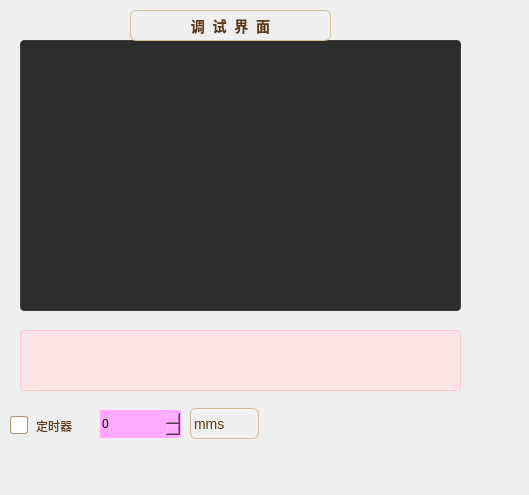
<?xml version="1.0" encoding="UTF-8"?>
<ui version="4.0">
 <class>Deb</class>
 <widget class="QWidget" name="Deb">
  <property name="geometry">
   <rect>
    <x>0</x>
    <y>0</y>
    <width>529</width>
    <height>495</height>
   </rect>
  </property>
  <property name="windowTitle">
   <string>Form</string>
  </property>
  <property name="styleSheet">
   <string notr="true">/* 淡棕色温暖背景 - QWidget主窗口 */
QWidget {
    background: qlineargradient(x1:0, y1:0, x2:1, y2:1,
                                stop:0 #f5e6d3, stop:0.5 #f0d9c0, stop:1 #ebccad);
    border: none;
}

/* 分组框样式 - 白色卡片 */
QGroupBox {
    background-color: rgba(255, 255, 255, 0.9);
    border: 1px solid #d4b996;
    border-radius: 8px;
    margin-top: 10px;
    padding-top: 10px;
    color: #5c3713;
    font-weight: bold;
}

QGroupBox::title {
    subcontrol-origin: margin;
    subcontrol-position: top center;
    padding: 0 8px;
    background-color: #ffffff;
    color: #8b5a2b;
    border-radius: 4px;
}

/* Frame样式 */
QFrame {
    background-color: rgba(255, 255, 255, 0.85);
    border: 1px solid #d4b996;
    border-radius: 6px;
}

/* 普通标签样式 */
QLabel {
    background-color: transparent;
    color: #5c3713;
    font-size: 14px;
}

/* 特殊标签 - 时间显示等 */
QLabel#time_1 {
    color: #8b4513;
    font-size: 16px;
    font-weight: bold;
}

/* 状态标签 */
QLabel#labelDUANKAI,
QLabel#label_6wIFI {
    color: #d2691e;
    font-weight: bold;
}

/* 输入框样式 - 淡粉色 */
QLineEdit {
    background-color: #FFE4E6;  /* 淡粉色 */
    border: 1px solid #f8c6cb;
    border-radius: 4px;
    padding: 6px 8px;
    color: #5c3713;  /* 棕色文字 */
    font-size: 14px;
    selection-background-color: #f8c6cb;
}

QLineEdit:focus {
    border: 1px solid #f4a7b0;
    background-color: #ffdde0;
}

/* 纯文本编辑框 - 网易云黑 */
QPlainTextEdit {
    background-color: #2d2d2d;  /* 网易云黑 */
    border: 1px solid #404040;
    border-radius: 4px;
    padding: 6px 8px;
    color: #e0e0e0;  /* 浅灰色文字 */
    font-size: 14px;
    selection-background-color: #1db954;
}

/* 表格视图 - 网易云黑 */
QTableView {
    background-color: #2d2d2d;  /* 网易云黑 */
    border: 1px solid #404040;
    border-radius: 4px;
    color: #e0e0e0;
    gridline-color: #404040;
    alternate-background-color: #333333;
}

QTableView::item {
    background-color: #2d2d2d;
    color: #e0e0e0;
    border: none;
    padding: 4px;
}

QTableView::item:selected {
    background-color: #1db954;
    color: #ffffff;
}

QTableView::item:hover {
    background-color: #3a3a3a;
}

QHeaderView::section {
    background-color: #404040;
    color: #e0e0e0;
    padding: 6px;
    border: none;
    font-weight: bold;
}

/* 复选框样式 */
QCheckBox {
    background-color: transparent;
    color: #5c3713;
    spacing: 8px;
}

QCheckBox::indicator {
    width: 16px;
    height: 16px;
    border: 1px solid #b08f6d;
    border-radius: 3px;
    background-color: #ffffff;
}

QCheckBox::indicator:checked {
    background-color: #d2691e;
    border: 1px solid #d2691e;
}

/* 滑动条样式 */
QSlider::groove:horizontal {
    border: 1px solid #b08f6d;
    height: 4px;
    background-color: #e8d5c4;
    border-radius: 2px;
}

QSlider::handle:horizontal {
    background-color: #d2691e;
    border: 1px solid #d2691e;
    width: 16px;
    height: 16px;
    border-radius: 8px;
    margin: -6px 0;
}

QSlider::handle:horizontal:hover {
    background-color: #e37c2b;
    border: 1px solid #e37c2b;
}

/* 按钮样式 - 保持原有粉色效果 */
QPushButton,
QToolButton {
    border: none;
    background-color: transparent;
    outline: none;
    padding: 8px 12px;
    border-radius: 4px;
    font-size: 14px;
    color: #5c3713;  /* 棕色文字 */
}

QPushButton:hover,
QToolButton:hover {
    background-color: #FFE4E6;  /* 淡粉色 */
    border: none;
    color: #333333;
}

QPushButton:pressed,
QToolButton:pressed {
    background-color: #F3E8FF;  /* 淡紫色 */
    border: none;
    color: #333333;
}

QPushButton:focus,
QToolButton:focus {
    outline: none;
    border: none;
}

/* 特殊按钮样式 */
QPushButton#clear_yu_bt,
QPushButton#set_yu_bt,
QPushButton#set_light_bt {
    background-color: #d4b996;
    color: #5c3713;
}

QPushButton#clear_yu_bt:hover,
QPushButton#set_yu_bt:hover,
QPushButton#set_light_bt:hover {
    background-color: #e0c9a8;
}

/* 线条分隔符 */
Line {
    background-color: #d4b996;
    border: none;
}

/* 进度条样式 */
QProgressBar {
    border: 1px solid #b08f6d;
    border-radius: 4px;
    text-align: center;
    color: #5c3713;
    background-color: #e8d5c4;
}

QProgressBar::chunk {
    background-color: qlineargradient(x1:0, y1:0, x2:1, y2:0,
                                      stop:0 #d2691e, stop:1 #e37c2b);
    border-radius: 3px;
}</string>
  </property>
  <widget class="QPushButton" name="exit_bt">
   <property name="geometry">
    <rect>
     <x>480</x>
     <y>36</y>
     <width>35</width>
     <height>35</height>
    </rect>
   </property>
   <property name="styleSheet">
    <string notr="true">border-image: url(:/img/exit.png);</string>
   </property>
   <property name="text">
    <string/>
   </property>
  </widget>
  <widget class="QLineEdit" name="send_edi">
   <property name="geometry">
    <rect>
     <x>20</x>
     <y>330</y>
     <width>441</width>
     <height>61</height>
    </rect>
   </property>
   <property name="font">
    <font>
     <family>楷体</family>
     <pointsize>-1</pointsize>
    </font>
   </property>
   <property name="alignment">
    <set>Qt::AlignmentFlag::AlignLeading|Qt::AlignmentFlag::AlignLeft|Qt::AlignmentFlag::AlignTop</set>
   </property>
  </widget>
  <widget class="QPushButton" name="pushButton_2">
   <property name="geometry">
    <rect>
     <x>480</x>
     <y>316</y>
     <width>35</width>
     <height>35</height>
    </rect>
   </property>
   <property name="styleSheet">
    <string notr="true">border-image: url(:/img/clearS.png);</string>
   </property>
   <property name="text">
    <string/>
   </property>
  </widget>
  <widget class="QPlainTextEdit" name="rec_edi">
   <property name="geometry">
    <rect>
     <x>20</x>
     <y>40</y>
     <width>441</width>
     <height>271</height>
    </rect>
   </property>
   <property name="font">
    <font>
     <family>楷体</family>
     <pointsize>-1</pointsize>
    </font>
   </property>
  </widget>
  <widget class="QPushButton" name="clear_bt">
   <property name="geometry">
    <rect>
     <x>480</x>
     <y>266</y>
     <width>35</width>
     <height>35</height>
    </rect>
   </property>
   <property name="styleSheet">
    <string notr="true">border-image: url(:/img/clear_b.png);</string>
   </property>
   <property name="text">
    <string/>
   </property>
  </widget>
  <widget class="QLabel" name="label">
   <property name="geometry">
    <rect>
     <x>130</x>
     <y>10</y>
     <width>201</width>
     <height>31</height>
    </rect>
   </property>
   <property name="font">
    <font>
     <pointsize>-1</pointsize>
     <bold>true</bold>
    </font>
   </property>
   <property name="text">
    <string>调  试  界  面</string>
   </property>
   <property name="alignment">
    <set>Qt::AlignmentFlag::AlignCenter</set>
   </property>
  </widget>
  <widget class="QPushButton" name="send_bt">
   <property name="geometry">
    <rect>
     <x>480</x>
     <y>360</y>
     <width>35</width>
     <height>35</height>
    </rect>
   </property>
   <property name="font">
    <font>
     <family>楷体</family>
     <pointsize>-1</pointsize>
    </font>
   </property>
   <property name="styleSheet">
    <string notr="true">border-image: url(:/img/send.png);</string>
   </property>
   <property name="text">
    <string/>
   </property>
  </widget>
  <widget class="QCheckBox" name="checkBox">
   <property name="geometry">
    <rect>
     <x>10</x>
     <y>410</y>
     <width>99</width>
     <height>31</height>
    </rect>
   </property>
   <property name="text">
    <string>定时器</string>
   </property>
  </widget>
  <widget class="QSpinBox" name="spinBox">
   <property name="geometry">
    <rect>
     <x>100</x>
     <y>410</y>
     <width>81</width>
     <height>28</height>
    </rect>
   </property>
   <property name="styleSheet">
    <string notr="true">background-color: rgb(255, 170, 255);</string>
   </property>
  </widget>
  <widget class="QLabel" name="label_2">
   <property name="geometry">
    <rect>
     <x>190</x>
     <y>408</y>
     <width>69</width>
     <height>31</height>
    </rect>
   </property>
   <property name="text">
    <string>mms</string>
   </property>
  </widget>
 </widget>
 <resources/>
 <connections/>
</ui>
